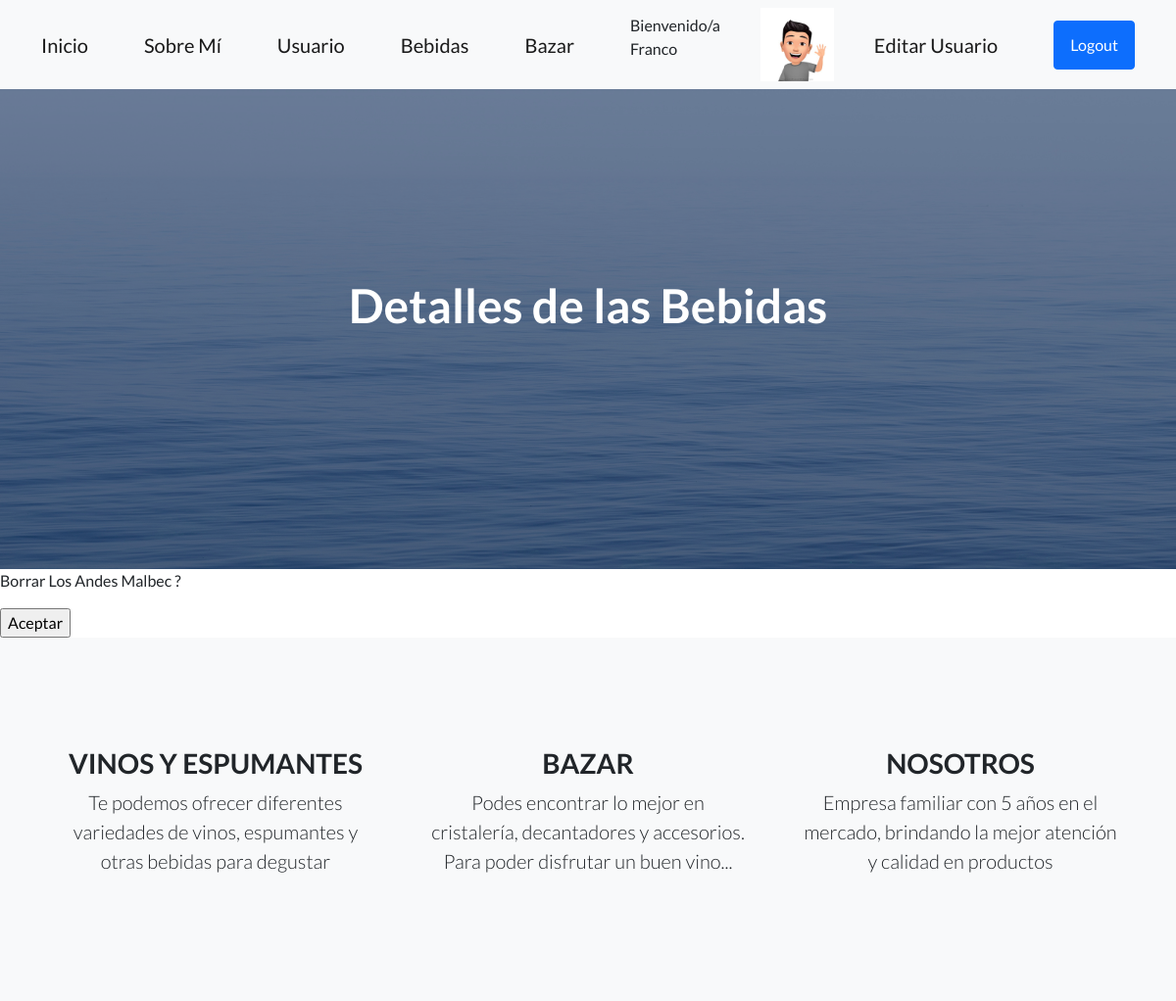
/AppMalbec/variedades/borrar/1/ (signed in), run on the app's committed database.
### AppMalbec/models.py (models this page shows)
class Avatar(models.Model):
    usuario= models.ForeignKey(User, on_delete=models.CASCADE)
    imagen = models.ImageField(upload_to="avatares", null= True, blank= True)

class Variedad(models.Model):
    categoria= models.CharField(max_length=60)
    marca= models.CharField(max_length=60)
    precio= models.IntegerField()
    familia= models.CharField(max_length=50)
    imagen = models.ImageField(upload_to="bebidas", null=True, blank= True)

### AppMalbec/views.py (the view)
# urls.py: path("variedades/borrar/<int:pk>/", VariedadBorrar.as_view(), name= "VariedadBorrar"),
class VariedadBorrar(LoginRequiredMixin,DeleteView):
    model = Variedad
    success_url = "/AppMalbec/variedades/"

### AppMalbec/templates/AppMalbec/variedad_confirm_delete.html
{% extends "AppMalbec/padre.html" %}
{% block titulo %}
Detalles de las Bebidas
{% endblock %}
{% block pie%}
<form action="" method="POST" enctype="multipart/form-data"> {% csrf_token %}
    <p>Borrar {{variedad.marca}} {{variedad.familia}} ? </p>
    <input type="submit" value="Aceptar">
</form>
{% endblock %}

### AppMalbec/templates/AppMalbec/padre.html (shortened to what this page needs)
<!DOCTYPE html>
<html lang="en">
    <head>
        {% load static %}
        <link href="https://cdn.jsdelivr.net/npm/bootstrap-icons@1.5.0/font/bootstrap-icons.css" rel="stylesheet" type="text/css" />
        <link href="{% static 'AppMalbec/css/styles.css' %}" rel="stylesheet" />
    </head>
    <body>
        <nav class="navbar navbar-light bg-light static-top">
            <div class="container">
                <a class="navbar-brand" href="{% url 'Inicio' %}">Inicio</a>
                <a class="navbar-brand" href="{% url 'SobreMi' %}">Sobre Mí</a>
                <a class="navbar-brand" href="{% url 'Usuarios' %}">Usuario</a>
                <a class="navbar-brand" href="{% url 'Variedades' %}">Bebidas</a>
                <a class="navbar-brand" href="{% url 'Bazar' %}">Bazar</a>
                {% if request.user.is_authenticated %}
                <p>Bienvenido/a <br>{{user}}</p>
                {% with user.avatar_set.first as miAvatar %}
                {% if miAvatar %}
                <img src="{{miAvatar.imagen.url}} " alt="No hay imagen" style="max-width: 75px ;">
                {% endif %}
                {% endwith %}
                <a class="navbar-brand" href="{% url 'EditarPerfil' %}">Editar Usuario</a>
                <a class="btn btn-primary" href="{% url 'Logout' %}">Logout</a>
                {% else %}
                <a class="btn btn-primary" href="{% url 'Registarse' %}">Registro</a>
                <a class="btn btn-primary" href="{% url 'Login' %}">Login</a>
                {% endif %}
            </div>
        </nav>
        <header class="masthead">
            <div class="container position-relative">
                <div class="row justify-content-center">
                    <div class="col-xl-6">
                        <div class="text-center text-white">
                            <h1 class="mb-5">
                                {% block titulo%}
                                {% endblock %}
                            </h1>
                        </div>
                    </div>
                </div>
            </div>
        </header>
        {% block pie%}
        {% endblock %}
          <section class="features-icons bg-light text-center">
            <div class="container">
                <div class="row">
                    <div class="col-lg-4">
                        <div class="features-icons-item mx-auto mb-5 mb-lg-0 mb-lg-3">
                            <h3>VINOS Y ESPUMANTES </h3>
                            <p class="lead mb-0">Te podemos ofrecer diferentes variedades de vinos, espumantes y otras bebidas para degustar</p>
                        </div>
                    </div>
                    <div class="col-lg-4">
                        <div class="features-icons-item mx-auto mb-5 mb-lg-0 mb-lg-3">
                            <h3>BAZAR</h3>
                            <p class="lead mb-0">Podes encontrar lo mejor en cristalería, decantadores y accesorios.
                                Para poder disfrutar un buen vino... </p>
                        </div>
                    </div>
                    <div class="col-lg-4">
                        <div class="features-icons-item mx-auto mb-0 mb-lg-3">
                            <h3>NOSOTROS</h3>
                            <p class="lead mb-0">Empresa familiar con 5 años en el mercado, brindando la mejor atención y calidad en productos</p>
                        </div>
                    </div>
                </div>
            </div>
        </section>
    </body>
</html>

### data on the page
Avatar: imagen (picture)
Variedad: marca "Los Andes", familia "Malbec"

### other printed values
{{ user }} "Franco"
